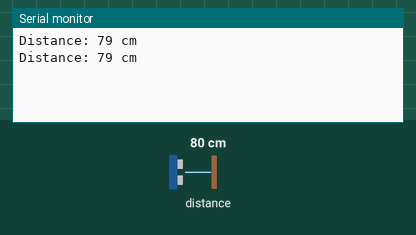
This sketch was run on a simulated Arduino Uno, built with avr-gcc and run on an emulated ATmega328P. Parts: the last lines printed to the serial monitor. Wiring (inferred from the names in the program): ultrasonic range finder: trigger pin 2; echo pin 0. Inputs (shaded band) come from the test bench; at power-on: distance to the obstacle 80 cm. The echo pulse lasts 58.3 µs per cm.

Above: at 1.8 s.
1.9 s: distance to the obstacle set to 2 cm
At 2.8 s:
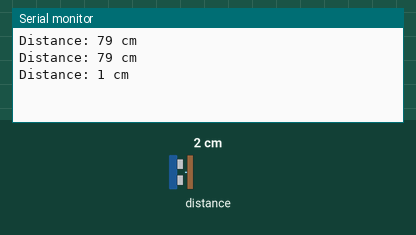
3.4 s: distance to the obstacle set to 4 cm
At 4.8 s:
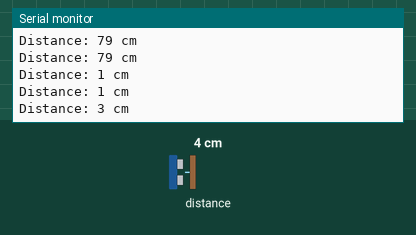
Timing chart, 0 to 6.4 s (numbered marks = the images above; inputs shaded):
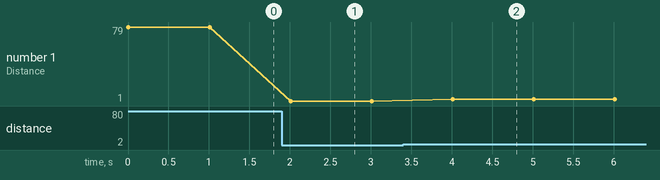

The sketch:

hcsr04.ino
```cpp
/*---------------------KRENOVATOR---------------------
  Smart Home Security

  Demonstrates to aware of the distance using the
  ultrasonic sensor which can be used as security
  whenever a person is cut the line of ultrasonic.

  Get the code at github
  https://github.com/MZulsyahmi/smart-home-security.git

  by M.Zulsyahmi @krenovator
  September 2018
 */

//GPIO for ultrasonic sensor
int trigPin = 2;  //D4
int echoPin = 0;  //D3

long duration;
long distance;

void setup() {
  // Serial port for debugging purpose
  pinMode(trigPin, OUTPUT);   //trigger pin as a receiver
  pinMode(echoPin, INPUT);    //echo pin as a transmitter

  Serial.begin(115200);
}

void loop() {
  digitalWrite(trigPin, LOW);   //to set the trigger as off
  delayMicroseconds(5);

  digitalWrite(trigPin, HIGH);  //triggers on
  delayMicroseconds(10);

  digitalWrite(trigPin, LOW);   //set back to off

  duration = pulseIn(echoPin, HIGH);  //emits the ultrasonic
  distance = (duration/2)/29.1;       //formula for the distance in ultrasonic in cm

  //for the display in the Serial Monitor
  Serial.print("\nDistance: ");
  Serial.print(distance);
  Serial.print(" cm");

  delay(1000);
}
```

Measured:
- after the input at 1.9 s, the serial monitor: prints a new line after 0.11 s (image 1)
- after the input at 3.4 s, the serial monitor: prints a new line after 0.61 s (image 2)
- plotted number 1: 79 → 1 after the input at 1.9 s, 1 → 3 after the input at 3.4 s
